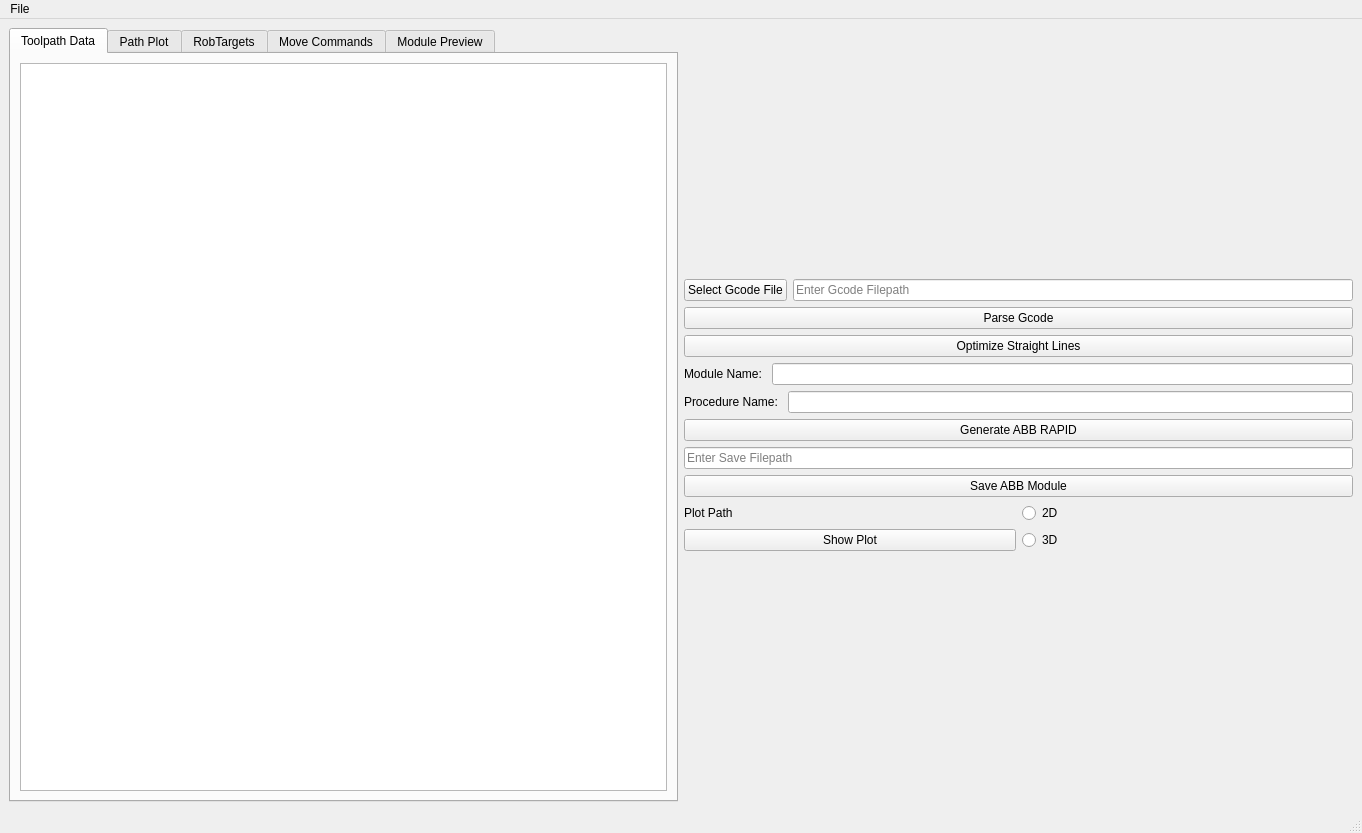
<?xml version="1.0" encoding="UTF-8"?>
<ui version="4.0">
 <class>GcodeToRobotCodeWindow</class>
 <widget class="QMainWindow" name="GcodeToRobotCodeWindow">
  <property name="geometry">
   <rect>
    <x>0</x>
    <y>0</y>
    <width>1362</width>
    <height>833</height>
   </rect>
  </property>
  <property name="windowTitle">
   <string>GCode To Robot Code by ZC</string>
  </property>
  <widget class="QWidget" name="centralwidget">
   <layout class="QGridLayout" name="gridLayout">
    <item row="0" column="1">
     <layout class="QHBoxLayout" name="horizontalLayout_3">
      <item>
       <layout class="QVBoxLayout" name="verticalLayout_3">
        <item>
         <layout class="QVBoxLayout" name="verticalLayout_6">
          <item>
           <layout class="QHBoxLayout" name="horizontalLayout_4">
            <item>
             <widget class="QPushButton" name="select_gcode_file_button">
              <property name="text">
               <string>Select Gcode File</string>
              </property>
             </widget>
            </item>
            <item>
             <widget class="QLineEdit" name="gcode_filepath_lineedit">
              <property name="placeholderText">
               <string>Enter Gcode Filepath</string>
              </property>
             </widget>
            </item>
           </layout>
          </item>
          <item>
           <widget class="QPushButton" name="read_gcode_button">
            <property name="text">
             <string>Parse Gcode</string>
            </property>
           </widget>
          </item>
          <item>
           <widget class="QPushButton" name="optimize_straight_line_button">
            <property name="text">
             <string>Optimize Straight Lines</string>
            </property>
           </widget>
          </item>
          <item>
           <layout class="QHBoxLayout" name="horizontalLayout_5">
            <item>
             <widget class="QLabel" name="module_name_label">
              <property name="text">
               <string>Module Name: </string>
              </property>
             </widget>
            </item>
            <item>
             <widget class="QLineEdit" name="module_name_lineedit"/>
            </item>
           </layout>
          </item>
          <item>
           <layout class="QHBoxLayout" name="horizontalLayout_6">
            <item>
             <widget class="QLabel" name="procedure_name_label">
              <property name="text">
               <string>Procedure Name: </string>
              </property>
             </widget>
            </item>
            <item>
             <widget class="QLineEdit" name="procedure_name_lineedit"/>
            </item>
           </layout>
          </item>
          <item>
           <widget class="QPushButton" name="generate_abb_code_button">
            <property name="text">
             <string>Generate ABB RAPID</string>
            </property>
           </widget>
          </item>
          <item>
           <widget class="QLineEdit" name="save_filepath_lineedit">
            <property name="placeholderText">
             <string>Enter Save Filepath</string>
            </property>
           </widget>
          </item>
          <item>
           <widget class="QPushButton" name="save_module_button">
            <property name="text">
             <string>Save ABB Module</string>
            </property>
           </widget>
          </item>
          <item>
           <layout class="QGridLayout" name="plot_options_grid_layout">
            <property name="sizeConstraint">
             <enum>QLayout::SetDefaultConstraint</enum>
            </property>
            <property name="spacing">
             <number>6</number>
            </property>
            <item row="1" column="2">
             <widget class="QRadioButton" name="three_dimension_radio_button">
              <property name="text">
               <string>3D</string>
              </property>
             </widget>
            </item>
            <item row="0" column="1">
             <widget class="QLabel" name="projection_mode_label">
              <property name="text">
               <string>Plot Path</string>
              </property>
             </widget>
            </item>
            <item row="0" column="2">
             <widget class="QRadioButton" name="two_dimension_radio_button">
              <property name="text">
               <string>2D</string>
              </property>
             </widget>
            </item>
            <item row="1" column="1">
             <widget class="QPushButton" name="plot_path_button">
              <property name="text">
               <string>Show Plot</string>
              </property>
             </widget>
            </item>
           </layout>
          </item>
         </layout>
        </item>
       </layout>
      </item>
     </layout>
    </item>
    <item row="0" column="0">
     <widget class="QTabWidget" name="tabWidget">
      <property name="currentIndex">
       <number>0</number>
      </property>
      <widget class="QWidget" name="toolpath_data_tab">
       <attribute name="title">
        <string>Toolpath Data</string>
       </attribute>
       <layout class="QGridLayout" name="gridLayout_9">
        <item row="0" column="0">
         <layout class="QGridLayout" name="gridLayout_8">
          <item row="0" column="0">
           <widget class="QTableView" name="toolpath_data_table"/>
          </item>
         </layout>
        </item>
       </layout>
      </widget>
      <widget class="QWidget" name="path_plot_tab">
       <attribute name="title">
        <string>Path Plot</string>
       </attribute>
       <layout class="QGridLayout" name="gridLayout_5">
        <item row="0" column="0">
         <layout class="QGridLayout" name="gridLayout_3"/>
        </item>
       </layout>
      </widget>
      <widget class="QWidget" name="robtargets_tab">
       <attribute name="title">
        <string>RobTargets</string>
       </attribute>
       <layout class="QGridLayout" name="gridLayout_7">
        <item row="0" column="0">
         <layout class="QGridLayout" name="gridLayout_6">
          <item row="0" column="0">
           <widget class="QTextBrowser" name="robtargets_text">
            <property name="lineWrapMode">
             <enum>QTextEdit::NoWrap</enum>
            </property>
           </widget>
          </item>
         </layout>
        </item>
       </layout>
      </widget>
      <widget class="QWidget" name="move_commands_tab">
       <attribute name="title">
        <string>Move Commands</string>
       </attribute>
       <layout class="QGridLayout" name="gridLayout_10">
        <item row="0" column="0">
         <layout class="QGridLayout" name="gridLayout_2">
          <item row="0" column="0">
           <widget class="QTextBrowser" name="move_commands_text">
            <property name="lineWrapMode">
             <enum>QTextEdit::NoWrap</enum>
            </property>
           </widget>
          </item>
         </layout>
        </item>
       </layout>
      </widget>
      <widget class="QWidget" name="module_preview_tab">
       <attribute name="title">
        <string>Module Preview</string>
       </attribute>
       <layout class="QGridLayout" name="gridLayout_11">
        <item row="0" column="0">
         <widget class="QTextBrowser" name="module_preview_text">
          <property name="lineWrapMode">
           <enum>QTextEdit::NoWrap</enum>
          </property>
         </widget>
        </item>
       </layout>
      </widget>
     </widget>
    </item>
   </layout>
  </widget>
  <widget class="QMenuBar" name="menubar">
   <property name="geometry">
    <rect>
     <x>0</x>
     <y>0</y>
     <width>1362</width>
     <height>22</height>
    </rect>
   </property>
   <widget class="QMenu" name="toolbar_file">
    <property name="title">
     <string>File</string>
    </property>
   </widget>
   <addaction name="toolbar_file"/>
  </widget>
  <widget class="QStatusBar" name="statusbar"/>
 </widget>
 <resources/>
 <connections/>
</ui>
